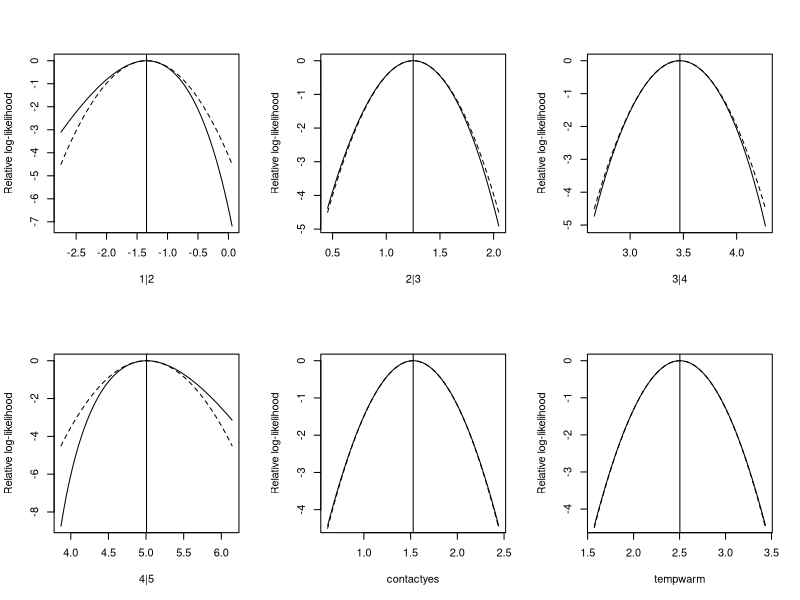
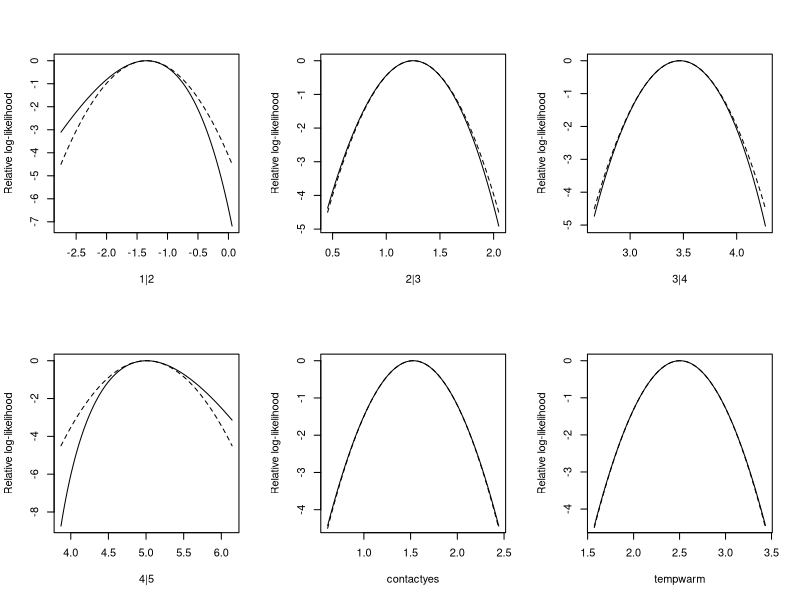
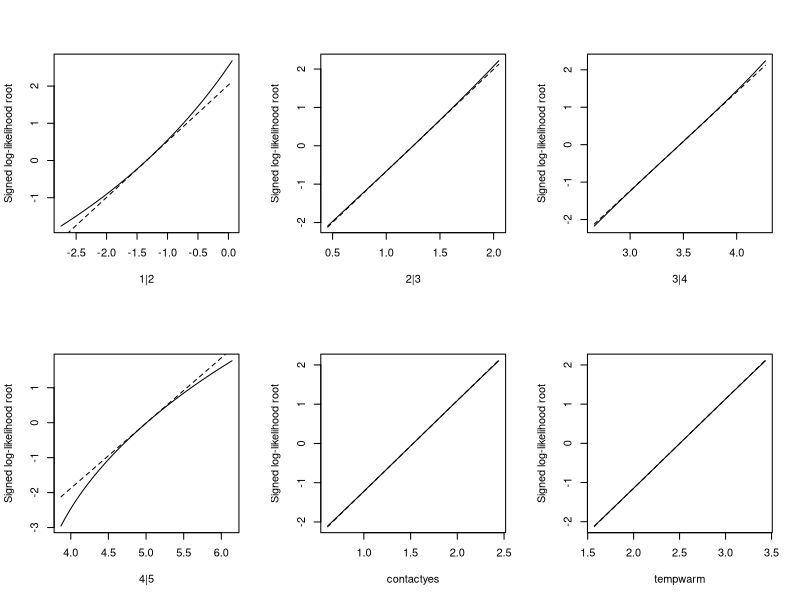
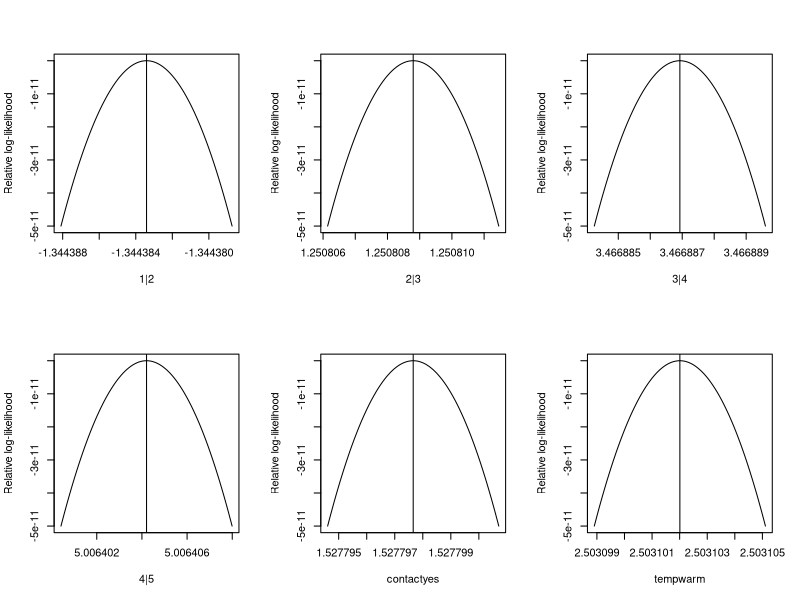

Source code (R) for these figures, in order:
library(ordinal)


### Name: slice
### Title: Slice the likelihood of a clm
### Aliases: slice slice.clm plot.slice.clm
### Keywords: models

### ** Examples


## fit model:
fm1 <- clm(rating ~ contact + temp, data = wine)
## slice the likelihood:
sl1 <- slice(fm1)

## three different ways to plot the slices:
par(mfrow = c(2,3))
plot(sl1)
plot(sl1, type = "quadratic", plot.mle = FALSE)
plot(sl1, type = "linear")

## Verify convergence to the optimum:
sl2 <- slice(fm1, lambda = 1e-5, quad.approx = FALSE)
plot(sl2)
